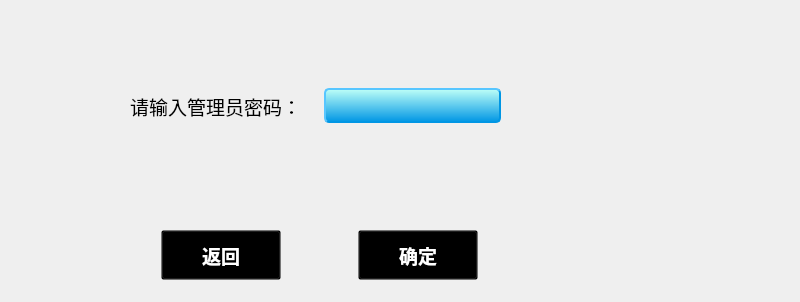
<?xml version="1.0" encoding="UTF-8"?>
<ui version="4.0">
 <class>PassWord</class>
 <widget class="QWidget" name="PassWord">
  <property name="geometry">
   <rect>
    <x>0</x>
    <y>0</y>
    <width>800</width>
    <height>302</height>
   </rect>
  </property>
  <property name="font">
   <font>
    <family>AR PL UKai CN</family>
    <pointsize>14</pointsize>
   </font>
  </property>
  <property name="windowTitle">
   <string>Form</string>
  </property>
  <widget class="QWidget" name="layoutWidget">
   <property name="geometry">
    <rect>
     <x>130</x>
     <y>80</y>
     <width>371</width>
     <height>52</height>
    </rect>
   </property>
   <layout class="QHBoxLayout" name="horizontalLayout">
    <item>
     <widget class="QLabel" name="label">
      <property name="minimumSize">
       <size>
        <width>50</width>
        <height>35</height>
       </size>
      </property>
      <property name="font">
       <font>
        <family>DejaVu Sans</family>
        <pointsize>14</pointsize>
       </font>
      </property>
      <property name="text">
       <string>请输入管理员密码：</string>
      </property>
     </widget>
    </item>
    <item>
     <spacer name="horizontalSpacer">
      <property name="orientation">
       <enum>Qt::Horizontal</enum>
      </property>
      <property name="sizeType">
       <enum>QSizePolicy::Preferred</enum>
      </property>
      <property name="sizeHint" stdset="0">
       <size>
        <width>20</width>
        <height>20</height>
       </size>
      </property>
     </spacer>
    </item>
    <item>
     <widget class="QLineEdit" name="ledit_pwd">
      <property name="minimumSize">
       <size>
        <width>0</width>
        <height>35</height>
       </size>
      </property>
      <property name="font">
       <font>
        <family>AR PL UKai CN</family>
        <pointsize>14</pointsize>
       </font>
      </property>
      <property name="styleSheet">
       <string notr="true">background-color: qlineargradient(spread:pad, x1:1, y1:1, x2:1, y2:0, stop:0 rgba(0, 150, 228, 255), stop:1 rgba(190, 255, 247, 255));border:2px outset rgb(0, 150, 228); border-radius:5px;</string>
      </property>
      <property name="frame">
       <bool>false</bool>
      </property>
      <property name="echoMode">
       <enum>QLineEdit::Password</enum>
      </property>
      <property name="alignment">
       <set>Qt::AlignCenter</set>
      </property>
     </widget>
    </item>
   </layout>
  </widget>
  <widget class="QWidget" name="layoutWidget">
   <property name="geometry">
    <rect>
     <x>90</x>
     <y>220</y>
     <width>461</width>
     <height>71</height>
    </rect>
   </property>
   <layout class="QHBoxLayout" name="horizontalLayout_2">
    <item>
     <widget class="QToolButton" name="tbtn_back">
      <property name="minimumSize">
       <size>
        <width>120</width>
        <height>50</height>
       </size>
      </property>
      <property name="font">
       <font>
        <pointsize>14</pointsize>
        <weight>75</weight>
        <bold>true</bold>
       </font>
      </property>
      <property name="styleSheet">
       <string notr="true">background:transparent;color:white;font-Weight:bold;</string>
      </property>
      <property name="text">
       <string>返回</string>
      </property>
      <property name="icon">
       <iconset resource="InverterController.qrc">
        <normaloff>:/images/return.png</normaloff>:/images/return.png</iconset>
      </property>
      <property name="iconSize">
       <size>
        <width>50</width>
        <height>50</height>
       </size>
      </property>
      <property name="toolButtonStyle">
       <enum>Qt::ToolButtonTextBesideIcon</enum>
      </property>
     </widget>
    </item>
    <item>
     <widget class="QToolButton" name="tbtn_ok">
      <property name="minimumSize">
       <size>
        <width>120</width>
        <height>50</height>
       </size>
      </property>
      <property name="font">
       <font>
        <pointsize>14</pointsize>
        <weight>75</weight>
        <bold>true</bold>
       </font>
      </property>
      <property name="styleSheet">
       <string notr="true">background:transparent;color:white;font-Weight:bold;</string>
      </property>
      <property name="text">
       <string>确定</string>
      </property>
      <property name="icon">
       <iconset resource="InverterController.qrc">
        <normaloff>:/images/okbutton.png</normaloff>:/images/okbutton.png</iconset>
      </property>
      <property name="iconSize">
       <size>
        <width>50</width>
        <height>50</height>
       </size>
      </property>
      <property name="toolButtonStyle">
       <enum>Qt::ToolButtonTextBesideIcon</enum>
      </property>
     </widget>
    </item>
   </layout>
  </widget>
 </widget>
 <resources>
  <include location="InverterController.qrc"/>
 </resources>
 <connections/>
</ui>
